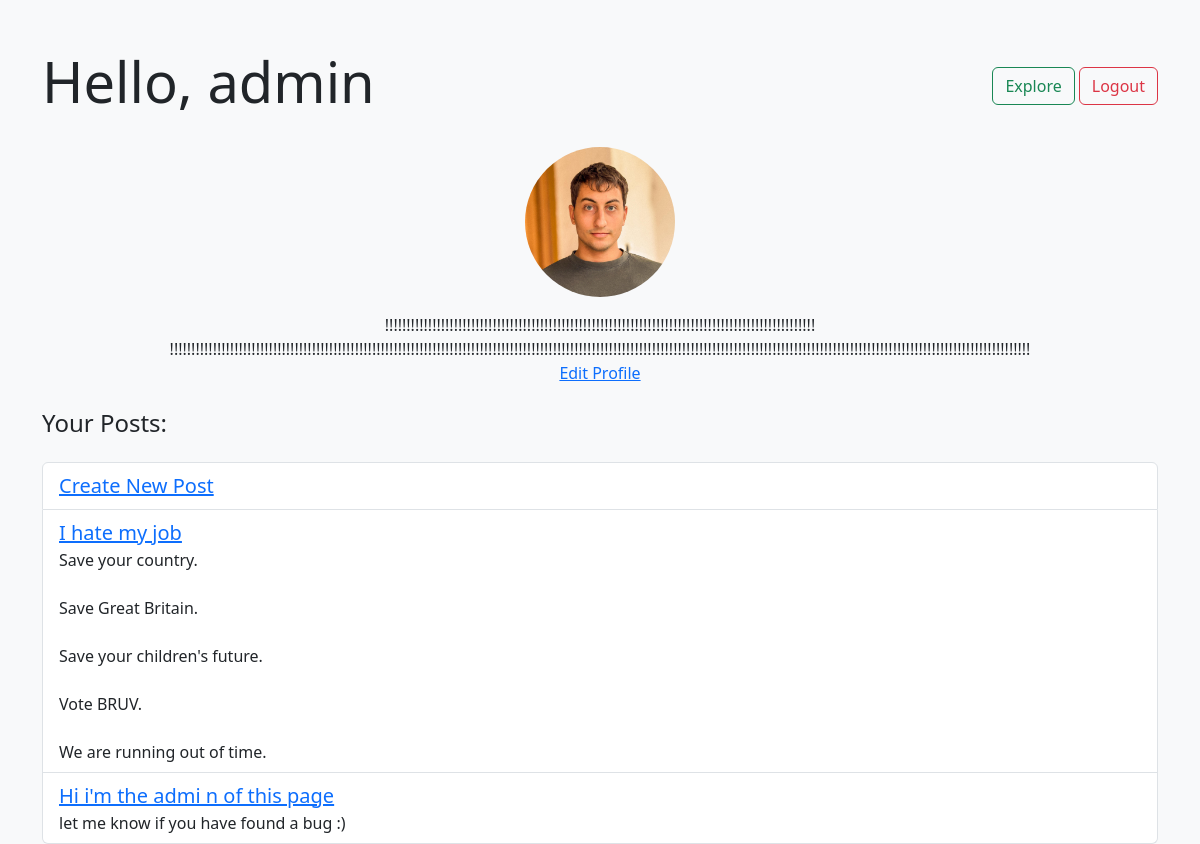
/accounts/profile/ (signed in), run on an earlier commit of the app's database.
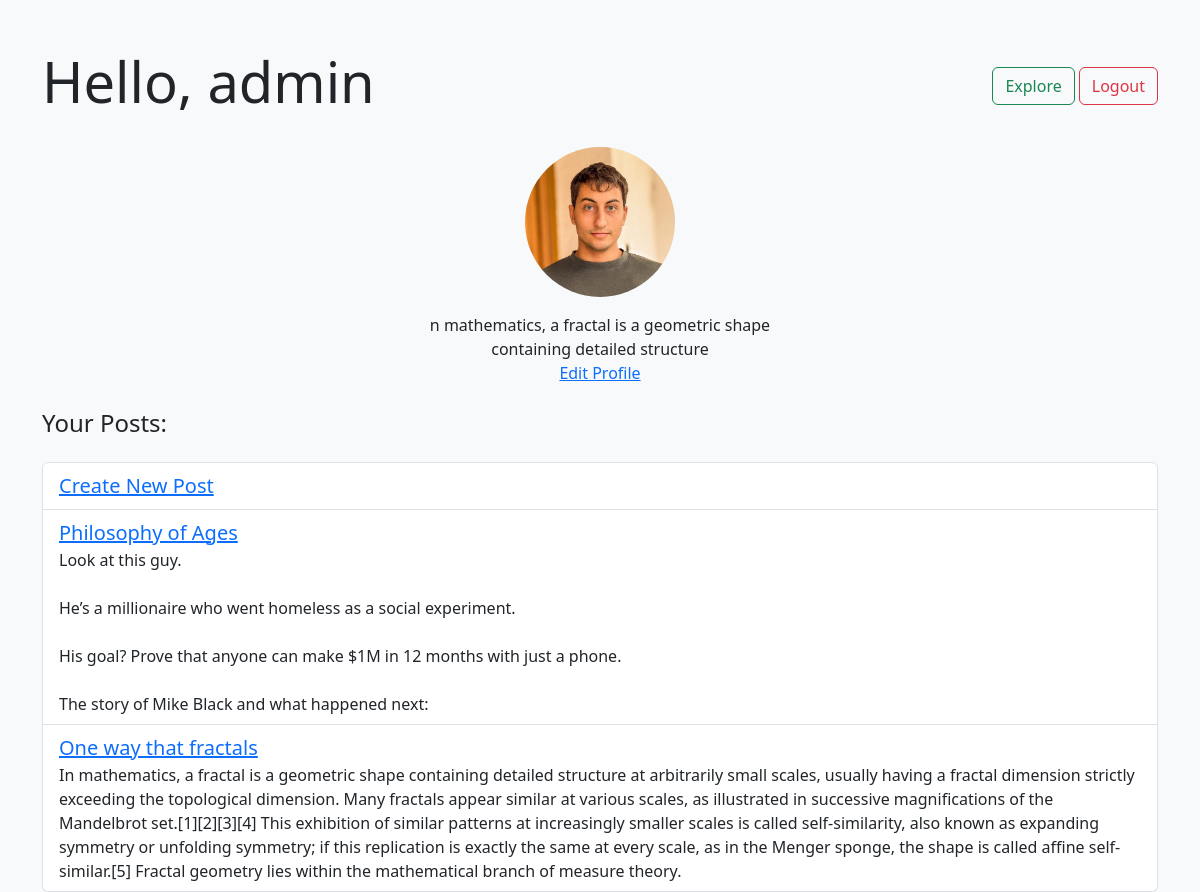
And on a later commit of the database.
### accounts/models.py (models this page shows, shortened)
class Profile(models.Model):
    user = models.OneToOneField(User, on_delete=models.CASCADE)
    profile_picture = models.ImageField(upload_to='profile_pictures/', default='profile_pictures/def_pfp.png')
    bio =  models.TextField(blank=True, null=True)

class Post(models.Model):
    title = models.CharField(max_length=200)
    text = models.TextField()
    user = models.ForeignKey(User, on_delete=models.CASCADE)
    created_at = models.DateTimeField(default=datetime.now)

### accounts/views.py (the view)
# urls.py: path('profile/', user_profile, name='profile'),
def user_profile(request):
    user_posts = Post.objects.filter(user=request.user).order_by('-created_at')
    profile = Profile.objects.get(user=request.user)
    return render(request, 'accounts/profile.html', {'user':request.user, 'user_posts':user_posts, 'profile':profile})

### accounts/templates/accounts/profile.html (shortened to what this page needs)
{% load static %}
<!doctype html>
<html lang="en">
    <head>
        <link
            href="https://cdn.jsdelivr.net/npm/bootstrap@5.3.0-alpha1/dist/css/bootstrap.min.css"
            rel="stylesheet"
        />
    </head>
    <body class="bg-light">
        <div class="container mt-5">
            <div class="d-flex justify-content-between align-items-center mb-4">
                <h1 class="display-4 text-dark">Hello, {{ user.username }}</h1>
                <div class="d-flex flex-row">
                    <a href="{% url 'explore' %}">
                        <button
                            type="submit"
                            class="btn btn-outline-success me-1"
                        >
                            Explore
                        </button>
                    </a>
                    <form method="POST" action="{% url 'logout' %}">
                        <button type="submit" class="btn btn-outline-danger">
                            Logout
                        </button>
                    </form>
                </div>
            </div>
            <div class="row mb-4 justify-content-center">
                <div class="col-md-4 text-center">
                    <div class="d-flex flex-column align-items-center">
                        <img
                            src="{{ profile.profile_picture.url }}"
                            alt="Profile Picture"
                            class="rounded-circle mb-3"
                            style="
                                width: 150px;
                                height: 150px;
                                object-fit: cover;
                            "
                        />
                        <a>{{ profile.bio|linebreaksbr }}</a>
                    </div>
                    <a href="{% url 'edit_profile' %}">Edit Profile</a>
                </div>
            </div>
            <h2 class="h4 mb-4 text-dark">Your Posts:</h2>
            <ul class="list-group">
                <li
                    class="list-group-item d-flex justify-content-between align-items-center"
                >
                    <a
                        href="{% url 'create_post' %}"
                        class="text-primary font-weight-bold fs-5"
                    >
                        Create New Post
                    </a>
                </li>
                {% for post in user_posts %}
                <li
                    class="list-group-item d-flex flex-column justify-content-between align-items-start"
                >
                    <a
                        href="{% url 'post_detail' post.id %}"
                        class="text-primary font-weight-bold fs-5"
                    >
                        {{ post.title }}
                    </a>
                    {{ post.text|linebreaksbr }}
                </li>
                {% endfor %}
            </ul>
        </div>
    </body>
</html>

What changed in the data, as far as the page shows it:
removed Post: title "I hate my job", text "Save your country. Save Great Britain. Save your children's future. Vote BRUV. We are running out of time."
removed Post: title "Hi i'm the admi n of this page", text "let me know if you have found a bug :)"
changed Profile: bio "!!!!!!!!!!!!!!!!!!!!!!!!!!!!!!!!!!!!!!!!!!!!!!!!!!!!!!!!!!!!!!!!!!!!!!!!!!!!!!!!!!!!!!!!!!!!!!!!!!!! !!!!!!!!!!!!!!!!!!!!!!!!!!!!!!!!!!!!!!!!!!!!!!!!!!!!!!!!!!!!!!!!!!!!!!!!!!!!!!!!!!!!!!!!!!!!!!!!!!!!!!!!!!!!!!!!!!!!!!!!!!!!!!!!!!!!!!!!!!!!!!!!!!!!!!!!!!!!!!!!!!!!!!!!!!!!!!!!!!!!!!!!!!!!!!!!!!!!!!!!" → "n mathematics, a fractal is a geometric shape containing detailed structure"
added Post: title "Philosophy of Ages", text "Look at this guy. He’s a millionaire who went homeless as a social experiment. His goal? Prove that anyone can make $1M in 12 months with just a phone. The story of Mike Black and what happened next:"
added Post: title "One way that fractals", text "In mathematics, a fractal is a geometric shape containing detailed structure at arbitrarily small scales, usually having a fractal dimension strictly exceeding the topological dimension. Many fractals appear similar at various scales, as illustrated in successive magnifications of the Mandelbrot set.[1][2][3][4] This exhibition of similar patterns at increasingly smaller scales is called self-similarity, also known as expanding symmetry or unfolding symmetry; if this replication is exactly the same at every scale, as in the Menger sponge, the shape is called affine self-similar.[5] Fractal geometry lies within the mathematical branch of measure theory."
